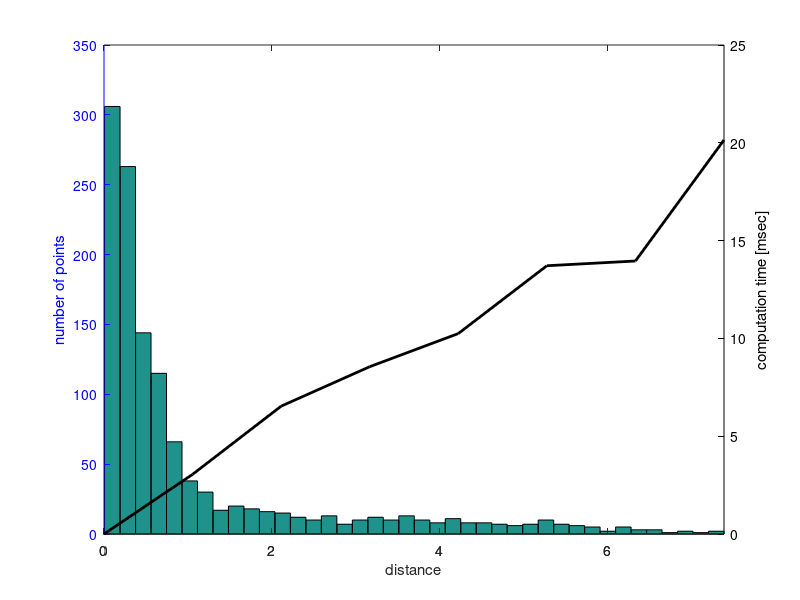
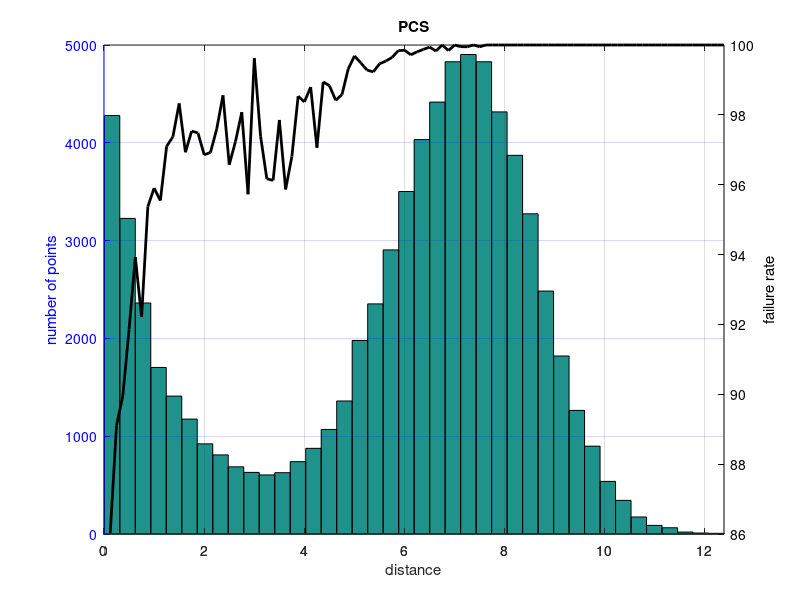
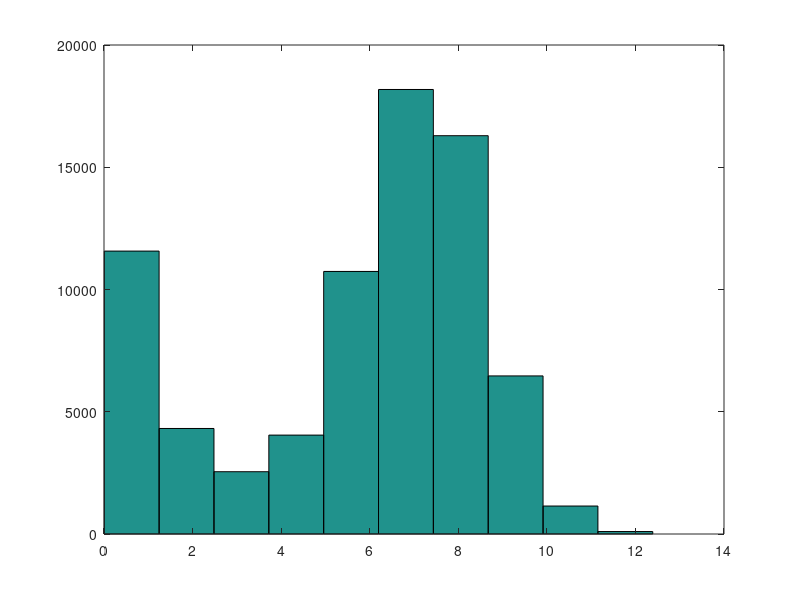

MATLAB code for these plots, in order:
% In this test, I test failure rate of local connections while considering
% the ABB joint limits and obstacles. This should give an idea about the
% performance of the Lazy strategy
% The success rate is also tracked to calculate visibility.
% last updated: 08/29/17

% pcs_rbs_verification.txt
% seed: 1504026552
% Results in the above files in this form:
% f << {success} << " " << {path verified} << " " << {distance between confs.} << " " << rbs_time << endl;

clear all
clc

D = load('pcs_rbs_verification_withObs.txt');

%% Verification

suc = D(:,1)==1;
verf = D(:,2)==1;

disp(['Results of ' num2str(size(D,1)) ' local-connection queries.']);

disp(['Percent of successful local-connections that were verified: ' num2str(sum(verf & suc)/sum(suc)*100) '%']);

%%

disp(['Avg. runtime for successful local-connection: ' num2str(mean(D(suc,4))*1e3)  ' +/- ' num2str(std(D(suc,4))/sqrt(size(D(suc,4),1))*1e3) ' msec ']);
disp(['Avg. runtime for failed local-connection: ' num2str(mean(D(~suc,4))*1e3)  ' +/- ' num2str(std(D(suc,4))/sqrt(size(D(~suc,4),1))*1e3) ' msec ']);

disp(['Success rate/visibility for the RBS: ' num2str(sum(suc)/size(D,1)*100) '%']);

%% Runtime

clear td d
Dd = D(suc,3);
Td = D(suc,4);
max_d = max(Dd);
d = linspace(0, max_d, 8);
for i = 2:length(d)
    M = Td(Dd>=d(i-1) & Dd<d(i));
    td(i) = mean(M);
end
td(1) = 0;

figure(1)
hist(Dd, 40);
hold on
[hAx,hLine1,hLine2] = plotyy(0,0,d, td*1000);
hold off
set(hLine2,'color','k','linewidth',2)
set(hAx,{'ycolor'},{'b';'k'})
xlabel('distance');
ylabel(hAx(1),'number of points');
ylabel(hAx(2),'computation time [msec]');
% ylim(hAx(1),[0 8500]);
% ylim(hAx(2),[0 0.12]);

%% Check uniformity

figure(3)
hist(D(:,3));

%% Visibility

clear V d
Dd = D(:,3);
max_d = max(Dd);
d = linspace(0, max_d, 100);
for i = 2:length(d)
    S = D(D(:,3)>=d(i-1) & D(:,3)<d(i), 1);
    V(i-1) = (1-sum(S)/length(S)) * 100;
end
% V(1) = 100;

figure(2)
hist(Dd, 40);
hold on
[hAx,hLine1,hLine2] = plotyy(0,0, d(2:end), V);
hold off
set(hLine2,'color','k','linewidth',2)
set(hAx,{'ycolor'},{'b';'k'})
xlabel('distance');
ylabel(hAx(2),'failure rate');
ylabel(hAx(1),'number of points');
title('PCS');
grid on
